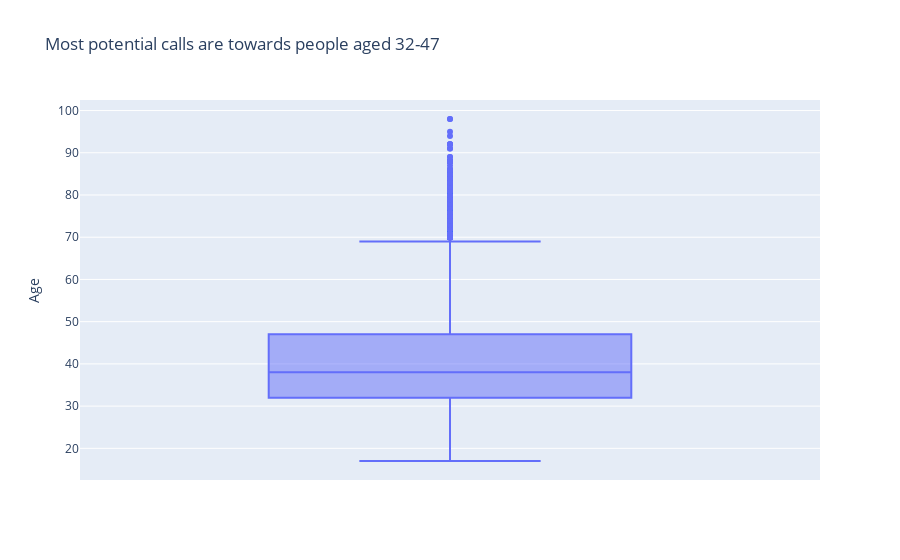

The notebook cell saved with this chart:
### Code cell
fig = px.box(
    df,
    y='age',
    title="Most potential calls are towards people aged 32-47",
    labels={"age": "Age"},
)
fig.show()
fig.write_image("images/age_box.png")

### Figure 1 — Plotly figure (JSON) as saved in the notebook; plotly's stock layout.template omitted (floating-point values rounded to 4 significant figures; data arrays with more than 128 entries replaced by an {"elided": "..."} marker saying what was removed)
{"data": [{"alignmentgroup": "True", "hovertemplate": "Age=%{y}<extra></extra>", "legendgroup": "", "marker": {"color": "#636efa"}, "name": "", "notched": false, "offsetgroup": "", "orientation": "v", "showlegend": false, "x0": " ", "xaxis": "x", "y": {"elided": "41188 int values"}, "y0": " ", "yaxis": "y", "type": "box"}], "layout": {"xaxis": {"anchor": "y", "domain": [0.0, 1.0]}, "yaxis": {"anchor": "x", "domain": [0.0, 1.0], "title": {"text": "Age"}}, "legend": {"tracegroupgap": 0}, "title": {"text": "Most potential calls are towards people aged 32-47"}, "boxmode": "group"}}
